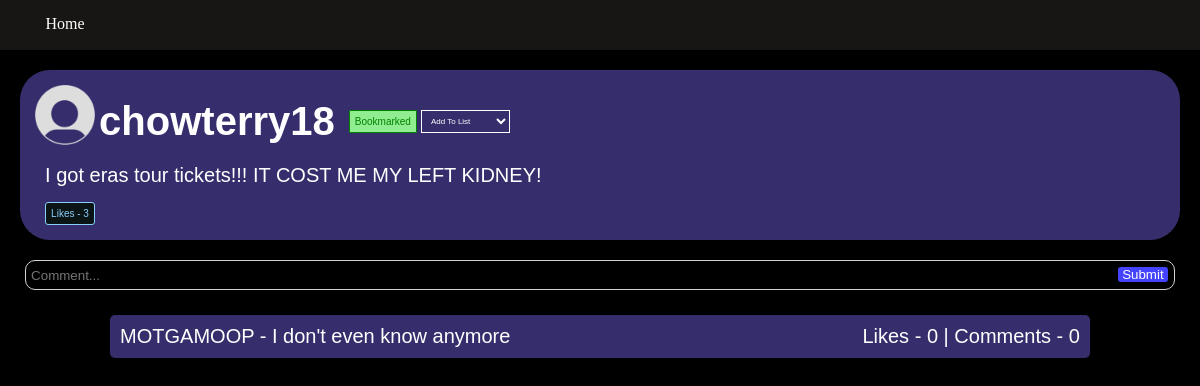
Screenshot of /twitter/post/4 (signed in) with the database file from the repository.
### twitter/models.py (models this page shows, shortened)
class Post(models.Model):
    text = models.CharField(max_length=200)
    pub_date = models.DateTimeField("date published")
    user = models.ForeignKey(User2, on_delete=models.PROTECT)
    likes = models.IntegerField(default = 0)
    likedBy = models.ManyToManyField(User2, related_name="post_like")
    commentsCount = models.IntegerField(default = 0)
    def getComments(self):
        return Comment.objects.filter(post = self)

class User2(models.Model): #don't delete follows or user2s manually, because you have to delete the user follow and user2 all in one or itll break
    username = models.CharField(max_length = 200)
    password = models.CharField(max_length = 200, default = "password")
    profile_picture = models.ImageField(upload_to = "media/twitter/", default = "static/twitter/default.png")
    following = models.ManyToManyField(FollowObj, related_name="follow_account")
    bookmarks = models.ManyToManyField('Post', related_name="bookmarked_post") #if you want to define a relationship between two objects you can just use a string for the object name
    followers = models.IntegerField(default = 0)
    followingNum = models.IntegerField(default = 0)
    savedlists = models.ManyToManyField('PostList', related_name="saved_list")
    ownlists = models.ManyToManyField('PostList', related_name="own_list")
    posts = models.IntegerField(default = 0)
    notificationlist = models.ManyToManyField('Notification', related_name="notifications")
    def __str__(self):
        return self.username

class Comment(models.Model):
    text = models.CharField(max_length = 200)
    pub_date = models.DateTimeField("date published")
    user = models.ForeignKey(User2, on_delete=models.CASCADE)
    likes = models.IntegerField(default = 0)
    likedBy = models.ManyToManyField(User2, related_name="comment_like")
    comments = models.IntegerField(default = 0)
    post = models.ForeignKey(Post, on_delete=models.CASCADE)

### twitter/views.py (the view, shortened to what this page needs)
# urls.py: path("post/<int:pk>", views.PostView, name="post"),
def PostView(request, pk):
    tempPost = get_object_or_404(Post, pk=pk)
    user = get_object_or_404(User2, username=request.user.username)
    liked = False; own = False; bookmarked = False
    userlists = user.ownlists.all(); nolists = False
    if tempPost.likedBy.filter(username=user.username).exists():
        liked = True
    if tempPost.user.username == user.username:
        own = True
    if user.bookmarks.filter(pk=tempPost.pk).exists():
        bookmarked = True
    if len(userlists) == 0:
        nolists = True
    context = {"post": tempPost, "liked": liked, "own": own, "bookmarked": bookmarked, "userlists": userlists, "nolists": nolists}
    return render(request, 'twitter/post.html', context)

### twitter/templates/twitter/post.html (shortened to what this page needs)
<!DOCTYPE html>
<html lang="en">
<head>
    {% load static %}
    <link rel = "stylesheet" href = "{% static 'twitter/css/post.css' %}">
</head>
<body>
    <div class="navbar">
        <a href = "{% url 'home' %}"><div class = "homebutton"> Home </div></a>
    </div>
    {% if post %}
        <div class="post">
            <img src = "{% static 'twitter/images/default.png' %}", width = 60px, height = 60px>
            <a href = "{% url 'profile' username=post.user %}"><h2>{{post.user}}</h2></a>
            {% if own %}
                <form class = "inline" action="{% url 'deletepost' pk=post.pk%}" method="POST">
                    {% csrf_token %}
                    <button class = "delbutton" type="submit">Delete</button>
                </form>
            {% else %}
                <form class = "inline" action="{% url 'bookmark' pk=post.pk%}" method="POST">
                    {% if bookmarked %}
                        <button class = "delbutton bookmarkedbutton" type = "submit">Bookmarked</button>
                    {% else %}
                        <button class = "delbutton bookmarkbutton" type = "submit">Bookmark</button>
                    {% endif %}
                </form>
            {% endif %}
            <form class="inline extraup" action = "{% url 'addlist' pk=post.pk %}" method = "POST">
                <select class = "dropdown" list = "lists" name="list" id="list" placeholder = "Add To List..." onchange="this.form.submit()">
                    <option>Add To List</option>
                </select>
            </form>
            <br>
            <span>{{post.text}}</span>
            <form action="{% url 'likepost' pk=post.pk %}" method="POST">
                {% if liked %}
                    <button type="submit" class = "poststatsliked">
                        Likes - {{post.likes}}
                    </button>
                {% else %}
                    <button type="submit" class = "poststats">
                        Likes - {{post.likes}}
                    </button>
                {% endif %}
            </form>
        </div>
        <form action = "/twitter/post/{{post.pk}}" method = "post" class = "commentsub">
            <button class = "subbutton" type="submit">Submit</button>
            <span class = "idk"><input type = "text" class = "commenttexttext" id = "comment" name = "comment" placeholder = "Comment..." autocomplete="off"></span>
        </form>
        {% for x in post.getComments %}
            <div class = "comment">
                <span class = "commenttext">
                    <a href = "{% url 'profile' username=x.user %}">{{x.user}}</a> - <a href = "{% url 'comment' pk=x.pk %}" >{{x.text}}</a>
                    <span class = "right">Likes - {{x.likes}} | Comments - {{x.comments}}</span>
                </span>
            </div>
        {% endfor %}
    {% else %}
        <p>No Post Available</p>
    {% endif %}
</body>
</html>

### twitter/static/twitter/css/post.css (style rules this page uses)
.navbar { position:fixed; width:100%; height:50px; background-color:rgb(24, 21, 21); top:0px; }
.right { float:right; font-family:'Trebuchet MS', 'Lucida Sans Unicode', 'Lucida Grande', 'Lucida Sans', Arial, sans-serif; }
.homebutton { padding:5px; height:20px; margin:10px; border-radius:10px; text-align:center; width:100px; color:white; margin-right:10px; }
.post { padding:15px; margin:20px; margin-top: 70px; border-radius: 30px; height:auto; color:white; background-color:rgb(54, 46, 108); }
.post span { font-family:'Trebuchet MS', 'Lucida Sans Unicode', 'Lucida Grande', 'Lucida Sans', Arial, sans-serif; font-size:20px; margin:10px; display:block; overflow:auto; }
.post h2 { font-family:'Trebuchet MS', 'Lucida Sans Unicode', 'Lucida Grande', 'Lucida Sans', Arial, sans-serif; font-size:40px; display:inline; bottom:10px; position:relative; }
.post a { position:inline; }
h2 { color:white; }
.commentsub { border-radius:10px; background-color:black; color:white; border: solid 1px; border-color:lightgray; padding:5px; margin:25px; margin-top:0; width:auto; }
.commentsub input { background-color:transparent; color:inherit; outline:none; width:100%; }
.commentsub span { width:calc(100% - 60px); }
.subbutton { float:right; width:50px; background-color:rgb(68, 68, 255); color:white; margin:1px; border-radius:3px; border:none; font-family:'Trebuchet MS', 'Lucida Sans Unicode', 'Lucida Grande', 'Lucida Sans', Arial, sans-serif; height:15px; }
.idk { display:block; }
a { text-decoration:none; }
.comment { border-radius:5px; background-color:rgb(54, 46, 108); width:80%; height:auto; margin:10px; margin-left:auto; margin-right:auto; padding:10px; }
.commenttexttext { outline:none; border:none; box-shadow:none; }
.commenttext { overflow:auto; font-family:'Trebuchet MS', 'Lucida Sans Unicode', 'Lucida Grande', 'Lucida Sans', Arial, sans-serif; font-size:20px; color:white; }
a { color:white; text-decoration:none; }
* { margin:0; padding:0; }
body { background-color:black; padding:0.1px; }
.poststatsliked { border:solid 1px; color:lightskyblue; border-color:lightskyblue; border-radius:3px; font-family:'Trebuchet MS', 'Lucida Sans Unicode', 'Lucida Grande', 'Lucida Sans', Arial, sans-serif; font-size:10px; display:inline-block; padding:5px; margin:5px; margin-left:10px; margin-bottom:0; background-color:rgb(12, 21, 21); cursor: pointer; }
.delbutton { border:solid 1px; color:red; border-color:red; font-family:'Trebuchet MS', 'Lucida Sans Unicode', 'Lucida Grande', 'Lucida Sans', Arial, sans-serif; font-size:10px; border-radius:1px; margin-left:10px; display:inline; background-color:transparent; padding:5px; bottom:20px; position:relative; }
.bookmarkedbutton { color:green; border-color:green; background-color:lightgreen; }
.inline { display:inline; }
.extraup { position:relative; bottom:20px; }
.dropdown { display:inline-block; position:relative; padding:5px; bottom:1px; font-size:8px; border: solid 1px white; background-color:transparent; color:white; }
.dropdown option { color:white; background-color:black; }
.dropdown::placeholder { color:white; }

### rows the page displays
Post: user "chowterry18", text "I got eras tour tickets!!! IT COST ME MY LEFT KIDNEY!", likes "3"
Comment: user "MOTGAMOOP", text "I don't even know anymore", likes "0", comments "0"
